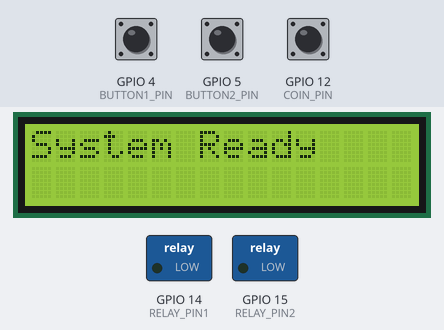
The sketch below on a simulated ESP32. Parts: 16×2 character LCD, switched loads named in the sketch (green lamp = pin HIGH). The inputs (shaded band) are chosen by the test bench; at power-on: GPIO 12 (COIN_PIN) HIGH, GPIO 4 (BUTTON1_PIN) HIGH, GPIO 5 (BUTTON2_PIN) HIGH. What the sketch prints to the serial monitor is not drawn.

Above: at 2.2 s.
2.3 s: GPIO 12 (COIN_PIN) pulled LOW for 1 s
At 4.4 s:
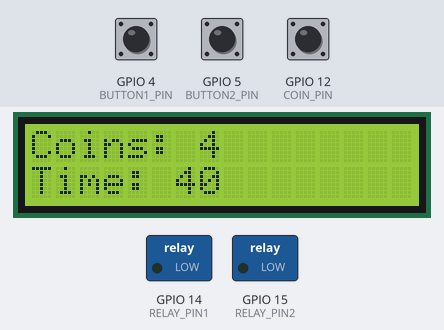
4.8 s: GPIO 4 (BUTTON1_PIN) pulled LOW for 0.15 s
At 5.6 s:
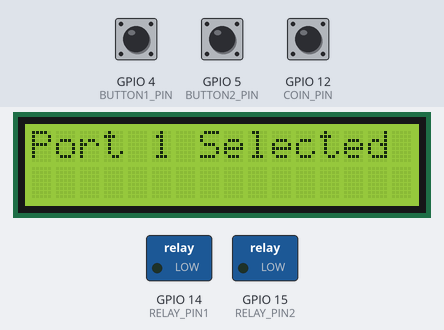
At 6.6 s:
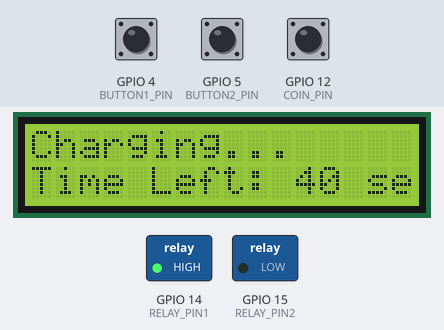
Timing chart, 0 to 8.1 s (numbered marks = the images above; inputs shaded):
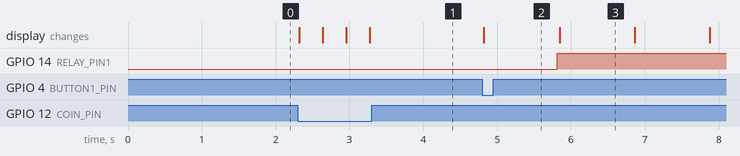

The sketch:

sketch.ino
```cpp
#include <Wire.h>
#include <LiquidCrystal_I2C.h>  // For LCD

// Pin Definitions
#define COIN_PIN 12            // Coin insertion button (GPIO 12)
#define BUTTON1_PIN 4          // Button 1 pin (Port 1 selection - GPIO 4)
#define BUTTON2_PIN 5          // Button 2 pin (Port 2 selection - GPIO 5)
#define RELAY_PIN1 14          // Relay pin for Port 1 (GPIO 14)
#define RELAY_PIN2 15          // Relay pin for Port 2 (GPIO 15)

LiquidCrystal_I2C lcd(0x27, 16, 2); // LCD setup (I2C Address: 0x27)

int selectedPort = 0;               // To store the selected port
int remainingTime = 0;              // Timer for charging time
int coinCount = 0;                  // To store the number of coins inserted
bool coinInserted = false;          // Coin insertion status

unsigned long lastDebounceTime = 0;  // Last time the button was pressed
unsigned long debounceDelay = 200;   // Debounce time (milliseconds)

void setup() {
  Serial.begin(9600);  // Start serial communication

  pinMode(COIN_PIN, INPUT_PULLUP);  // Coin button (GPIO 12) with internal pull-up
  pinMode(BUTTON1_PIN, INPUT_PULLUP);  // Button 1 (Port 1 selection - GPIO 4)
  pinMode(BUTTON2_PIN, INPUT_PULLUP);  // Button 2 (Port 2 selection - GPIO 5)
  pinMode(RELAY_PIN1, OUTPUT);        // Relay for Port 1 (GPIO 14)
  pinMode(RELAY_PIN2, OUTPUT);        // Relay for Port 2 (GPIO 15)

  lcd.init();                      // Initialize LCD
  lcd.backlight();              // Turn on the backlight

  Serial.println("System Initialized");

  // Testing LCD with simple message
  lcd.clear();
  lcd.print("System Ready");
  delay(1000);  // Wait for 1 second
}

void loop() {
  int coinReading = digitalRead(COIN_PIN); // Read the coin button

  // Coin Pressed (Debouncing)
  if (coinReading == LOW && (millis() - lastDebounceTime) > debounceDelay) {
    lastDebounceTime = millis();   // Update debounce time
    coinInserted = true;            // Mark coin as inserted
    coinCount++;                    // Increase the coin count
    remainingTime += 10;            // Increase charge time by 10 sec for each coin

    // Display the updated coin count and charging time
    lcd.clear();
    lcd.setCursor(0, 0);
    lcd.print("Coins: ");
    lcd.print(coinCount);  // Display the coin count

    lcd.setCursor(0, 1);
    lcd.print("Time: ");
    lcd.print(remainingTime); // Display the charge time
    delay(300);            // Wait for a while to show updated values
  }

  // Check if Button 1 is pressed for Port 1 (GPIO 4)
  if (digitalRead(BUTTON1_PIN) == LOW && coinInserted) { // Button 1 pressed
    selectedPort = 1;
    lcd.clear();
    lcd.print("Port 1 Selected");
    Serial.println("Port 1 Selected"); // Debugging in Serial Monitor
    delay(1000);
  }

  // Check if Button 2 is pressed for Port 2 (GPIO 5)
  if (digitalRead(BUTTON2_PIN) == LOW && coinInserted) { // Button 2 pressed
    selectedPort = 2;
    lcd.clear();
    lcd.print("Port 2 Selected");
    Serial.println("Port 2 Selected"); // Debugging in Serial Monitor
    delay(1000);
  }

  // If a port is selected, simulate the charging process
  if (selectedPort != 0 && coinInserted) {
    // Turn off both relays first
    digitalWrite(RELAY_PIN1, LOW);
    digitalWrite(RELAY_PIN2, LOW);

    // Activate the relay for the selected port (This also controls the LED)
    switch (selectedPort) {
      case 1:
        digitalWrite(RELAY_PIN1, HIGH);  // Activate Relay for Port 1
        break;
      case 2:
        digitalWrite(RELAY_PIN2, HIGH);  // Activate Relay for Port 2
        break;
      default:
        break;
    }

    Serial.println("Charging Started");
    lcd.clear();
    lcd.print("Charging...");

    // Charging countdown
    while (remainingTime > 0) {
      lcd.setCursor(0, 1);
      lcd.print("Time Left: ");
      lcd.print(remainingTime);  // Display the remaining time
      lcd.print(" sec");
      delay(1000);  // Wait for 1 second
      remainingTime--;  // Decrease the time by 1 second
    }

    // Turn off the relay after charging is done (LED will turn off automatically)
    digitalWrite(RELAY_PIN1, LOW);
    digitalWrite(RELAY_PIN2, LOW);
    Serial.println("Charging Done");

    selectedPort = 0;               // Reset port selection
    coinInserted = false;           // Reset coin insertion status
    coinCount = 0;                  // Reset coin count
    remainingTime = 0;              // Reset charging time

    lcd.clear();
    lcd.print("Charging Done");
    delay(2000);                    // Wait for 2 seconds before starting again
  }
}
```

Measured:
- after the input at 2.3 s, the display: first changes at once (image 1 shows a later state)
- after the input at 4.8 s, GPIO 14 (RELAY_PIN1): LOW → HIGH after 1.0 s; the display: changes at once (image 2)
- what the display in image 3 shows lasts 1.1 s, from 5.8 s to 6.9 s
